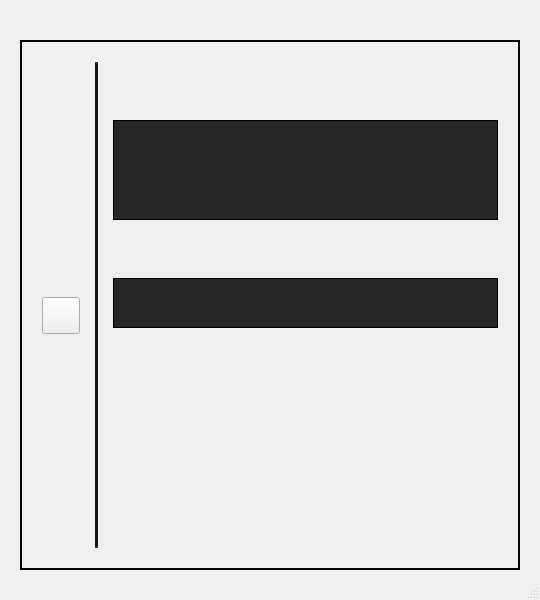
<?xml version="1.0" encoding="UTF-8"?>
<ui version="4.0">
 <class>PrintSearch</class>
 <widget class="QDialog" name="PrintSearch">
  <property name="geometry">
   <rect>
    <x>0</x>
    <y>0</y>
    <width>540</width>
    <height>600</height>
   </rect>
  </property>
  <property name="windowTitle">
   <string>Dialog</string>
  </property>
  <property name="sizeGripEnabled">
   <bool>true</bool>
  </property>
  <layout class="QGridLayout" name="gridLayout_7">
   <property name="leftMargin">
    <number>20</number>
   </property>
   <property name="topMargin">
    <number>20</number>
   </property>
   <property name="rightMargin">
    <number>20</number>
   </property>
   <property name="bottomMargin">
    <number>30</number>
   </property>
   <property name="horizontalSpacing">
    <number>0</number>
   </property>
   <property name="verticalSpacing">
    <number>10</number>
   </property>
   <item row="2" column="0">
    <layout class="QHBoxLayout" name="ui_buttonsLayout">
     <property name="spacing">
      <number>10</number>
     </property>
    </layout>
   </item>
   <item row="0" column="0">
    <layout class="QGridLayout" name="ui_viewAndFilterLayout">
     <property name="spacing">
      <number>5</number>
     </property>
     <item row="0" column="0">
      <spacer name="horizontalSpacer_13">
       <property name="orientation">
        <enum>Qt::Horizontal</enum>
       </property>
       <property name="sizeType">
        <enum>QSizePolicy::Expanding</enum>
       </property>
       <property name="sizeHint" stdset="0">
        <size>
         <width>40</width>
         <height>20</height>
        </size>
       </property>
      </spacer>
     </item>
     <item row="0" column="2">
      <spacer name="horizontalSpacer_14">
       <property name="orientation">
        <enum>Qt::Horizontal</enum>
       </property>
       <property name="sizeType">
        <enum>QSizePolicy::Fixed</enum>
       </property>
       <property name="sizeHint" stdset="0">
        <size>
         <width>20</width>
         <height>20</height>
        </size>
       </property>
      </spacer>
     </item>
     <item row="0" column="3">
      <layout class="QHBoxLayout" name="ui_filterLayout">
       <property name="spacing">
        <number>10</number>
       </property>
      </layout>
     </item>
     <item row="0" column="1">
      <layout class="QHBoxLayout" name="ui_viewLayout">
       <property name="spacing">
        <number>10</number>
       </property>
       <property name="leftMargin">
        <number>0</number>
       </property>
       <property name="rightMargin">
        <number>0</number>
       </property>
      </layout>
     </item>
    </layout>
   </item>
   <item row="1" column="0">
    <widget class="QFrame" name="ui_searchDialogFrame">
     <property name="styleSheet">
      <string notr="true">
                            #ui_searchDialogFrame
                            {
                            border : 1.5px solid #000;
                            }
                        </string>
     </property>
     <property name="frameShape">
      <enum>QFrame::StyledPanel</enum>
     </property>
     <property name="frameShadow">
      <enum>QFrame::Raised</enum>
     </property>
     <layout class="QGridLayout" name="gridLayout_5">
      <property name="leftMargin">
       <number>20</number>
      </property>
      <property name="topMargin">
       <number>20</number>
      </property>
      <property name="rightMargin">
       <number>20</number>
      </property>
      <property name="bottomMargin">
       <number>0</number>
      </property>
      <property name="horizontalSpacing">
       <number>15</number>
      </property>
      <property name="verticalSpacing">
       <number>10</number>
      </property>
      <item row="5" column="3" rowspan="2">
       <layout class="QVBoxLayout" name="ui_searchTreeLayout">
        <property name="spacing">
         <number>10</number>
        </property>
       </layout>
      </item>
      <item row="0" column="0" rowspan="9">
       <layout class="QVBoxLayout" name="ui_heirarchyLayout">
        <property name="spacing">
         <number>10</number>
        </property>
       </layout>
      </item>
      <item row="8" column="3">
       <layout class="QHBoxLayout" name="ui_searchTreeLayout_1"/>
      </item>
      <item row="0" column="3">
       <layout class="QHBoxLayout" name="ui_paletteLabelLayout">
        <property name="spacing">
         <number>0</number>
        </property>
       </layout>
      </item>
      <item row="3" column="3">
       <widget class="MVWidget" name="ui_quickSearchWidget" native="true">
        <property name="sizePolicy">
         <sizepolicy hsizetype="Expanding" vsizetype="Expanding">
          <horstretch>0</horstretch>
          <verstretch>0</verstretch>
         </sizepolicy>
        </property>
        <property name="maximumSize">
         <size>
          <width>16777215</width>
          <height>50</height>
         </size>
        </property>
        <property name="styleSheet">
         <string notr="true">
                                        #ui_quickSearchWidget  {
                                        /*border-left : 1.5px solid #232323;
                                        border-top : 0.5px solid #232323;
                                        border-right : 1.5px solid #232323;
                                        border-bottom : 1.5px solid #232323;
                                        margin-left: 5px;*/
                                        padding: 10px;
                                        border: 1px solid #000;
                                        background-color: #262628;
                                        }
                                    </string>
        </property>
        <layout class="QHBoxLayout" name="horizontalLayout_16">
         <property name="spacing">
          <number>5</number>
         </property>
         <property name="leftMargin">
          <number>20</number>
         </property>
         <property name="topMargin">
          <number>10</number>
         </property>
         <property name="rightMargin">
          <number>20</number>
         </property>
         <property name="bottomMargin">
          <number>10</number>
         </property>
         <item>
          <layout class="QHBoxLayout" name="ui_quickSearchLayout">
           <property name="spacing">
            <number>10</number>
           </property>
          </layout>
         </item>
        </layout>
       </widget>
      </item>
      <item row="7" column="3">
       <layout class="QHBoxLayout" name="ui_searchHeader_1">
        <property name="spacing">
         <number>10</number>
        </property>
        <property name="sizeConstraint">
         <enum>QLayout::SetFixedSize</enum>
        </property>
       </layout>
      </item>
      <item row="0" column="2" rowspan="9">
       <widget class="Line" name="ui_verticalSeparator">
        <property name="sizePolicy">
         <sizepolicy hsizetype="Fixed" vsizetype="Expanding">
          <horstretch>0</horstretch>
          <verstretch>0</verstretch>
         </sizepolicy>
        </property>
        <property name="minimumSize">
         <size>
          <width>3</width>
          <height>0</height>
         </size>
        </property>
        <property name="maximumSize">
         <size>
          <width>3</width>
          <height>16777215</height>
         </size>
        </property>
        <property name="styleSheet">
         <string notr="true">
                                        #ui_verticalSeparator {
                                        border: 2px inset #111111;
                                        margin-bottom: 20px;}
                                    </string>
        </property>
        <property name="lineWidth">
         <number>3</number>
        </property>
        <property name="orientation">
         <enum>Qt::Vertical</enum>
        </property>
       </widget>
      </item>
      <item row="2" column="3">
       <layout class="QHBoxLayout" name="ui_quickSearchCriteriaLayout">
        <property name="spacing">
         <number>10</number>
        </property>
       </layout>
      </item>
      <item row="0" column="1" rowspan="9">
       <layout class="QGridLayout" name="gridLayout_6">
        <property name="leftMargin">
         <number>0</number>
        </property>
        <property name="rightMargin">
         <number>0</number>
        </property>
        <property name="spacing">
         <number>10</number>
        </property>
        <item row="0" column="0">
         <spacer name="verticalSpacer_3">
          <property name="orientation">
           <enum>Qt::Vertical</enum>
          </property>
          <property name="sizeType">
           <enum>QSizePolicy::Expanding</enum>
          </property>
          <property name="sizeHint" stdset="0">
           <size>
            <width>20</width>
            <height>40</height>
           </size>
          </property>
         </spacer>
        </item>
        <item row="1" column="0">
         <widget class="QToolButton" name="ui_hideAndShowButton">
          <property name="focusPolicy">
           <enum>Qt::NoFocus</enum>
          </property>
          <property name="styleSheet">
           <string notr="true"/>
          </property>
          <property name="text">
           <string/>
          </property>
          <property name="iconSize">
           <size>
            <width>30</width>
            <height>30</height>
           </size>
          </property>
         </widget>
        </item>
        <item row="2" column="0">
         <spacer name="verticalSpacer_4">
          <property name="orientation">
           <enum>Qt::Vertical</enum>
          </property>
          <property name="sizeType">
           <enum>QSizePolicy::Expanding</enum>
          </property>
          <property name="sizeHint" stdset="0">
           <size>
            <width>20</width>
            <height>40</height>
           </size>
          </property>
         </spacer>
        </item>
       </layout>
      </item>
      <item row="4" column="3">
       <layout class="QHBoxLayout" name="ui_searchHeader">
        <property name="spacing">
         <number>10</number>
        </property>
       </layout>
      </item>
      <item row="1" column="3">
       <widget class="MVWidget" name="ui_paletteSearchWidget" native="true">
        <property name="sizePolicy">
         <sizepolicy hsizetype="Expanding" vsizetype="Expanding">
          <horstretch>0</horstretch>
          <verstretch>0</verstretch>
         </sizepolicy>
        </property>
        <property name="maximumSize">
         <size>
          <width>16777215</width>
          <height>100</height>
         </size>
        </property>
        <property name="styleSheet">
         <string notr="true">
                                        #ui_paletteSearchWidget
                                        {
                                        /*border-left : 1.5px solid #232323;
                                        border-top : 0.5px solid #232323;
                                        border-right : 1.5px solid #232323;
                                        border-bottom : 1.5px solid #232323;
                                        margin-left: 5px;*/
                                        padding: 10px;
                                        border: 1px solid #000;
                                        background-color: #262628;
                                        }
                                    </string>
        </property>
        <layout class="QHBoxLayout" name="horizontalLayout_14">
         <property name="spacing">
          <number>5</number>
         </property>
         <property name="leftMargin">
          <number>20</number>
         </property>
         <property name="topMargin">
          <number>10</number>
         </property>
         <property name="rightMargin">
          <number>20</number>
         </property>
         <property name="bottomMargin">
          <number>10</number>
         </property>
         <item>
          <layout class="QVBoxLayout" name="PaletteLayout_2">
           <property name="spacing">
            <number>10</number>
           </property>
           <property name="leftMargin">
            <number>0</number>
           </property>
           <item>
            <layout class="QHBoxLayout" name="ui_paletteLayout_1">
             <property name="spacing">
              <number>10</number>
             </property>
            </layout>
           </item>
           <item>
            <layout class="QHBoxLayout" name="ui_paletteLayout_2">
             <property name="spacing">
              <number>10</number>
             </property>
            </layout>
           </item>
          </layout>
         </item>
        </layout>
       </widget>
      </item>
     </layout>
    </widget>
   </item>
  </layout>
 </widget>
 <customwidgets>
  <customwidget>
   <class>MVWidget</class>
   <extends>QWidget</extends>
   <header>classes/widgets/mvwidget.h</header>
   <container>1</container>
  </customwidget>
 </customwidgets>
 <resources>
  <include location="../../../../PLMResource.qrc"/>
 </resources>
 <connections/>
</ui>
